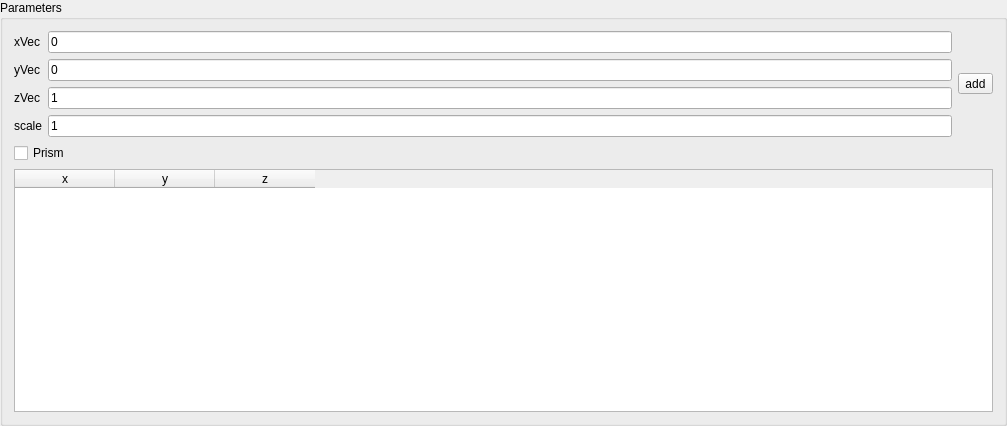
<?xml version="1.0" encoding="UTF-8"?>
<ui version="4.0">
 <class>PrismWidget</class>
 <widget class="QWidget" name="PrismWidget">
  <property name="geometry">
   <rect>
    <x>0</x>
    <y>0</y>
    <width>1007</width>
    <height>426</height>
   </rect>
  </property>
  <property name="windowTitle">
   <string>PrismWidget</string>
  </property>
  <layout class="QVBoxLayout" name="verticalLayout">
   <property name="spacing">
    <number>0</number>
   </property>
   <property name="leftMargin">
    <number>0</number>
   </property>
   <property name="topMargin">
    <number>0</number>
   </property>
   <property name="rightMargin">
    <number>0</number>
   </property>
   <property name="bottomMargin">
    <number>0</number>
   </property>
   <item>
    <widget class="QGroupBox" name="groupBox">
     <property name="title">
      <string>Parameters</string>
     </property>
     <layout class="QVBoxLayout" name="verticalLayout_2">
      <item>
       <layout class="QHBoxLayout" name="horizontalLayout">
        <item>
         <layout class="QGridLayout" name="gridLayout">
          <item row="1" column="1">
           <widget class="QLineEdit" name="lineEdit_y1">
            <property name="text">
             <string>0</string>
            </property>
           </widget>
          </item>
          <item row="2" column="0">
           <widget class="QLabel" name="label_4">
            <property name="text">
             <string>zVec</string>
            </property>
           </widget>
          </item>
          <item row="1" column="0">
           <widget class="QLabel" name="label_3">
            <property name="text">
             <string>yVec</string>
            </property>
           </widget>
          </item>
          <item row="0" column="1">
           <widget class="QLineEdit" name="lineEdit_x1">
            <property name="text">
             <string>0</string>
            </property>
           </widget>
          </item>
          <item row="0" column="0">
           <widget class="QLabel" name="label_2">
            <property name="text">
             <string>xVec</string>
            </property>
           </widget>
          </item>
          <item row="2" column="1">
           <widget class="QLineEdit" name="lineEdit_z1">
            <property name="text">
             <string>1</string>
            </property>
           </widget>
          </item>
          <item row="3" column="0">
           <widget class="QLabel" name="label">
            <property name="text">
             <string>scale</string>
            </property>
           </widget>
          </item>
          <item row="3" column="1">
           <widget class="QLineEdit" name="lineEdit_scale">
            <property name="text">
             <string>1</string>
            </property>
           </widget>
          </item>
         </layout>
        </item>
        <item>
         <widget class="QToolButton" name="toolButton">
          <property name="text">
           <string>add</string>
          </property>
         </widget>
        </item>
       </layout>
      </item>
      <item>
       <widget class="QCheckBox" name="checkBox">
        <property name="text">
         <string>Prism</string>
        </property>
       </widget>
      </item>
      <item>
       <widget class="QTableWidget" name="tableWidget">
        <column>
         <property name="text">
          <string>x</string>
         </property>
        </column>
        <column>
         <property name="text">
          <string>y</string>
         </property>
        </column>
        <column>
         <property name="text">
          <string>z</string>
         </property>
        </column>
       </widget>
      </item>
     </layout>
    </widget>
   </item>
  </layout>
 </widget>
 <layoutdefault spacing="6" margin="11"/>
 <resources/>
 <connections/>
</ui>
